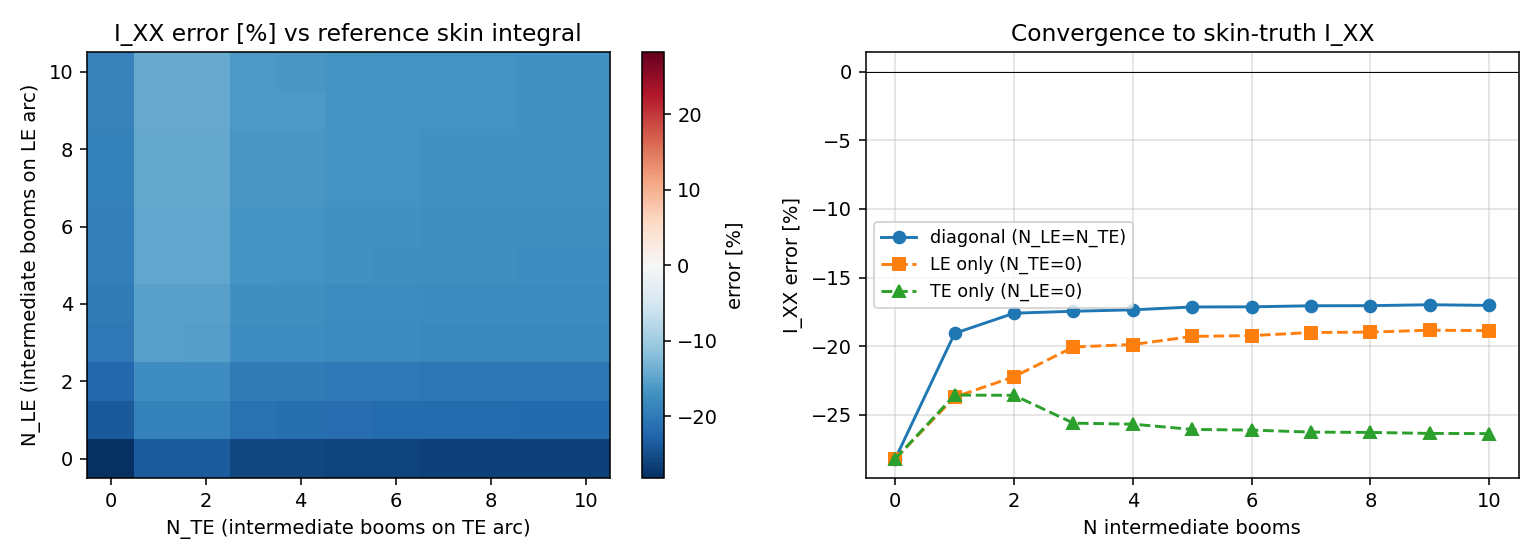

Write the Python code that produced this figure.
'''
================================================================================
CL3O - Composite Lifting Surface Structural Sizing & Optimization.
Boom Convergence Sweep.

Subdivides the leading-edge wrap (seg1: B2 -> LE -> B1) and trailing-edge
wrap (seg3 + seg4: B3 -> P4 -> B4) into N sub-panels, applies Megson
pair-attribution per sub-panel, and tracks I_XX convergence toward the
continuous-skin "ground truth" computed about the pre-idealization centroid.

@ CL3O Authors - MIT License
================================================================================
'''

# ================ PyLib imports ================
import sys
import json
from pathlib import Path

import numpy as np
import matplotlib
matplotlib.use('Agg')
import matplotlib.pyplot as plt

# ================ Pathing ================
_HERE = Path(__file__).resolve().parent
_ROOT = _HERE.parent
_SRC  = _ROOT / 'src'

if str(_SRC) not in sys.path:
    sys.path.insert(0, str(_SRC))

# ================ Default Database Paths ================
_AFL_DIR = _ROOT / 'data' / 'airfoils'
_FIG_OUT = _HERE / 'boom_convergence.png'

# ================ Module imports ================
from geometry.geom_properties import GeomPropCalculator

# ================ Global variables ================
_CHORD     = 300.0
_TWIST     = 0.0
_Y_STA     = 0.0
_XW1       = 60.0  / _CHORD
_XW2       = 210.0 / _CHORD
_E1        = 200_000.0
_E2        =  10_000.0
_G         =   6_000.0
_T_SEG     = np.array([1.8, 1.8, 1.8, 1.8, 1.8, 4.0, 2.0])
_T_FLANGE  = np.array([3.0, 2.5, 3.0, 2.0])
_BF        = np.array([12.0, 10.0, 8.0, 8.0])

_N_RANGE   = list(range(0, 11))   # number of intermediate booms per arc
_AFL_NAME  = 'wortmannfx63137_AirfoilData.json'


# ================================================================================
# Helpers
# ================================================================================

def build_pre_id_calc(afl_filename: str) -> GeomPropCalculator:
    '''Run pipeline up to (but not including) idealization.'''
    with open(_AFL_DIR / afl_filename) as fh:
        raw = json.load(fh)
    afl = {k: np.array(v) for k, v in raw.items()}

    calc = GeomPropCalculator(
        x_upper    = afl['x_upper'],
        y_upper    = afl['y_upper'],
        x_lower    = afl['x_lower'],
        y_lower    = afl['y_lower'],
        x_camber   = afl['x_camber'],
        y_camber   = afl['y_camber'],
        chord      = _CHORD,
        twist  = _TWIST,
        Y_sta      = _Y_STA,
        xw1        = _XW1,
        xw2        = _XW2,
        bf1        = _BF[0], bf2 = _BF[1],
        bf3        = _BF[2], bf4 = _BF[3],
        t_seg      = _T_SEG,
        G_seg      = np.full(7, _G),
        E1_seg     = np.full(7, _E1),
        E2_seg     = np.full(7, _E2),
        t_flange   = _T_FLANGE,
        E1_flange  = np.full(4, _E1),
        G_flange   = np.full(4, _G),
        enable_logging = False,
    )
    calc._scale_airfoil()
    calc._find_spar_intersections()
    calc._segment_T1()
    calc._segment_T2()
    calc._segment_T3()
    calc._compute_segment_properties()
    calc._compute_delta_matrix()
    calc._compute_cell_areas()
    calc._compute_Delta_and_J()
    calc._compute_centroid()
    calc._compute_inertia()
    calc._compute_principal_inertia()
    return calc


def resample_polyline(
    x: np.ndarray, z: np.ndarray, n_nodes: int,
) -> tuple[np.ndarray, np.ndarray, float]:
    '''Resample a polyline at n_nodes uniform arc-length stations.'''
    dx = np.diff(x); dz = np.diff(z)
    ds = np.sqrt(dx**2 + dz**2)
    s  = np.concatenate([[0.0], np.cumsum(ds)])
    L  = float(s[-1])
    s_new = np.linspace(0.0, L, n_nodes)
    return np.interp(s_new, s, x), np.interp(s_new, s, z), L


def megson_pair(
    tL: float,
    sigma_n: float, sigma_m: float,
) -> tuple[float, float]:
    '''Megson pair contribution for a straight panel.'''
    Bn = (tL / 6.0) * (2.0 + sigma_m / sigma_n)
    Bm = (tL / 6.0) * (2.0 + sigma_n / sigma_m)
    return Bn, Bm


# ================================================================================
# Core sweep
# ================================================================================

def _subdivide_arc(
    x: np.ndarray, z: np.ndarray, N: int,
    booms_u: list, booms_w: list, booms_A: list,
    end_n: int, end_m: int,
    Xc: float, Zc: float,
    t: float, sigma,
) -> None:
    '''
    Place N intermediate booms uniformly along the polyline (x, z) between
    the existing booms `end_n` and `end_m`, then apply Megson pair to each
    sub-panel. Mutates the boom lists in-place.
    '''
    x_n, z_n, L = resample_polyline(x, z, N + 2)
    chain = [end_n]
    for k in range(1, N + 1):
        booms_u.append(float(x_n[k] - Xc))
        booms_w.append(float(z_n[k] - Zc))
        booms_A.append(0.0)
        chain.append(len(booms_u) - 1)
    chain.append(end_m)

    tL_sub = t * (L / (N + 1))
    for k in range(N + 1):
        i_n, i_m = chain[k], chain[k + 1]
        s_n = sigma(booms_u[i_n], booms_w[i_n])
        s_m = sigma(booms_u[i_m], booms_w[i_m])
        Bn, Bm = megson_pair(tL_sub, s_n, s_m)
        booms_A[i_n] += Bn
        booms_A[i_m] += Bm


def evaluate(
    N_LE: int, N_TE: int, calc: GeomPropCalculator,
    N_MID: int = 0,
) -> float:
    '''
    Build the idealized boom set with N_LE intermediate booms on the LE
    wrap, N_TE on the TE wrap, and N_MID on each upper/lower mid-skin
    (seg2, seg5). Returns I_XX of the boom-only section computed about
    the pre-idealization centroid.
    '''
    Xc, Zc     = calc.Xc, calc.Zc
    I_ZZ, I_XZ = calc.I_ZZ, calc.I_XZ
    T1         = {s['label']: s for s in calc.T1}

    def sigma(u: float, w: float) -> float:
        return I_ZZ * w - I_XZ * u

    # -------- Original 4 booms + flange areas --------
    B_pos   = np.array([calc.B1, calc.B2, calc.B3, calc.B4])
    booms_u = list(B_pos[:, 0] - Xc)
    booms_w = list(B_pos[:, 1] - Zc)
    booms_A = list(np.asarray(calc.A_flange, dtype=float))

    # -------- LE arc: pin P1 (LE) as a forced node when N_LE >= 1 --------
    seg1 = T1['seg1']
    if N_LE >= 1:
        # split seg1 at its argmin-x (P1 = LE)
        ba = int(np.argmin(seg1['x']))
        x_lower = seg1['x'][:ba + 1];  z_lower = seg1['z'][:ba + 1]   # B2 -> LE
        x_upper = seg1['x'][ba:];      z_upper = seg1['z'][ba:]       # LE -> B1
        # add LE as a forced intermediate boom
        booms_u.append(float(seg1['x'][ba] - Xc))
        booms_w.append(float(seg1['z'][ba] - Zc))
        booms_A.append(0.0)
        i_LE = len(booms_u) - 1
        # split remaining (N_LE - 1) booms across the two halves by length
        L_lo = float(np.sum(np.sqrt(np.diff(x_lower)**2 + np.diff(z_lower)**2)))
        L_up = float(np.sum(np.sqrt(np.diff(x_upper)**2 + np.diff(z_upper)**2)))
        n_extra  = N_LE - 1
        n_lo     = int(round(n_extra * L_lo / (L_lo + L_up)))
        n_up     = n_extra - n_lo
        _subdivide_arc(x_lower, z_lower, n_lo, booms_u, booms_w, booms_A,
                       1, i_LE, Xc, Zc, _T_SEG[0], sigma)
        _subdivide_arc(x_upper, z_upper, n_up, booms_u, booms_w, booms_A,
                       i_LE, 0, Xc, Zc, _T_SEG[0], sigma)
    else:
        _subdivide_arc(seg1['x'], seg1['z'], 0, booms_u, booms_w, booms_A,
                       1, 0, Xc, Zc, _T_SEG[0], sigma)

    # -------- TE arc: pin P4 (TE) as a forced node when N_TE >= 1 --------
    seg3, seg4 = T1['seg3'], T1['seg4']
    L_seg3 = float(np.sum(np.sqrt(np.diff(seg3['x'])**2 + np.diff(seg3['z'])**2)))
    L_seg4 = float(np.sum(np.sqrt(np.diff(seg4['x'])**2 + np.diff(seg4['z'])**2)))
    t_TE_avg = (_T_SEG[2] * L_seg3 + _T_SEG[3] * L_seg4) / (L_seg3 + L_seg4)
    if N_TE >= 1:
        # P4 is the shared endpoint of seg3 and seg4
        x_te_up = seg3['x'];  z_te_up = seg3['z']      # B3 -> P4
        x_te_lo = seg4['x'];  z_te_lo = seg4['z']      # P4 -> B4
        booms_u.append(float(seg3['x'][-1] - Xc))
        booms_w.append(float(seg3['z'][-1] - Zc))
        booms_A.append(0.0)
        i_TE = len(booms_u) - 1
        n_extra = N_TE - 1
        n_up    = int(round(n_extra * L_seg3 / (L_seg3 + L_seg4)))
        n_lo    = n_extra - n_up
        _subdivide_arc(x_te_up, z_te_up, n_up, booms_u, booms_w, booms_A,
                       2, i_TE, Xc, Zc, _T_SEG[2], sigma)
        _subdivide_arc(x_te_lo, z_te_lo, n_lo, booms_u, booms_w, booms_A,
                       i_TE, 3, Xc, Zc, _T_SEG[3], sigma)
    else:
        x_TE = np.concatenate([seg3['x'], seg4['x'][1:]])
        z_TE = np.concatenate([seg3['z'], seg4['z'][1:]])
        _subdivide_arc(x_TE, z_TE, 0, booms_u, booms_w, booms_A,
                       2, 3, Xc, Zc, t_TE_avg, sigma)

    # -------- Upper / lower mid skins (seg2 and seg5) with N_MID --------
    seg2 = T1['seg2']    # B1 -> B3
    _subdivide_arc(seg2['x'], seg2['z'], N_MID, booms_u, booms_w, booms_A,
                   0, 2, Xc, Zc, _T_SEG[1], sigma)
    seg5 = T1['seg5']    # B4 -> B2
    _subdivide_arc(seg5['x'], seg5['z'], N_MID, booms_u, booms_w, booms_A,
                   3, 1, Xc, Zc, _T_SEG[4], sigma)

    # -------- Spar webs (straight panels, no subdivision needed) --------
    for seg_idx, n, m in [(5, 0, 1), (6, 2, 3)]:
        tL  = _T_SEG[seg_idx] * float(calc.s_k[seg_idx])
        s_n = sigma(booms_u[n], booms_w[n])
        s_m = sigma(booms_u[m], booms_w[m])
        Bn, Bm = megson_pair(tL, s_n, s_m)
        booms_A[n] += Bn
        booms_A[m] += Bm

    A = np.asarray(booms_A)
    w = np.asarray(booms_w)
    return float(np.sum(A * w**2))


# ================================================================================
# Module-level usage
# ================================================================================

if __name__ == '__main__':
    calc     = build_pre_id_calc(_AFL_NAME)
    I_XX_pre = float(calc.I_XX)

    # 2-D sweep over (N_LE, N_TE)
    grid = np.zeros((len(_N_RANGE), len(_N_RANGE)))
    for i, n_le in enumerate(_N_RANGE):
        for j, n_te in enumerate(_N_RANGE):
            grid[i, j] = evaluate(n_le, n_te, calc)

    print(f"Airfoil           : {_AFL_NAME}")
    print(f"Pre-id I_XX (truth): {I_XX_pre:>12.0f} mm^4")
    print()
    print("Post-idealization I_XX as a function of (N_LE, N_TE):")
    print()

    header = "  N_LE\\N_TE " + "".join(f"{n:>9d}" for n in _N_RANGE)
    print(header)
    print("-" * len(header))
    for i, n_le in enumerate(_N_RANGE):
        row = f"  {n_le:>8d}  "
        for j in range(len(_N_RANGE)):
            err = (grid[i, j] / I_XX_pre - 1.0) * 100.0
            row += f"{err:>+8.2f} "
        print(row)
    print()
    print("(values are percent error vs pre-id I_XX)")
    print()

    # Diagonal slice for compact reading
    print("Diagonal sweep (N_LE = N_TE = N):")
    print(f"{'N':>4}  {'I_XX':>12}  {'err [%]':>8}")
    for n in _N_RANGE:
        v = evaluate(n, n, calc)
        err = (v / I_XX_pre - 1.0) * 100.0
        print(f"{n:>4}  {v:>12.0f}  {err:>+8.3f}")
    print()

    # Effect of also subdividing the upper/lower mid skins (seg2, seg5)
    print("Adding N_MID intermediate booms on each mid-skin (N_LE=N_TE=N_MID):")
    print(f"{'N':>4}  {'I_XX':>12}  {'err [%]':>8}")
    for n in _N_RANGE:
        v   = evaluate(n, n, calc, N_MID=n)
        err = (v / I_XX_pre - 1.0) * 100.0
        print(f"{n:>4}  {v:>12.0f}  {err:>+8.3f}")
    print()

    # Minimum N along each axis (others fixed at 0) to reach a target error
    def first_below(target_pct: float, knob: str) -> int | None:
        for n in _N_RANGE:
            if knob == 'LE':
                v = evaluate(n, 0, calc, N_MID=0)
            elif knob == 'TE':
                v = evaluate(0, n, calc, N_MID=0)
            elif knob == 'MID':
                v = evaluate(0, 0, calc, N_MID=n)
            else:
                v = evaluate(n, n, calc, N_MID=n)
            if abs(v / I_XX_pre - 1.0) * 100.0 < target_pct:
                return n
        return None

    for tgt in (5.0, 1.0, 0.1):
        print(f"Min N for <{tgt:>4.1f}% err: "
              f"LE-only={first_below(tgt,'LE')}  "
              f"TE-only={first_below(tgt,'TE')}  "
              f"MID-only={first_below(tgt,'MID')}  "
              f"all={first_below(tgt,'ALL')}")

    # -------- Plot --------
    fig, ax = plt.subplots(1, 2, figsize=(11, 4))

    err_grid = (grid / I_XX_pre - 1.0) * 100.0
    im = ax[0].imshow(
        err_grid, origin='lower', cmap='RdBu_r',
        vmin=-max(abs(err_grid.min()), abs(err_grid.max())),
        vmax= max(abs(err_grid.min()), abs(err_grid.max())),
        extent=[_N_RANGE[0]-0.5, _N_RANGE[-1]+0.5,
                _N_RANGE[0]-0.5, _N_RANGE[-1]+0.5],
        aspect='auto',
    )
    ax[0].set_xlabel('N_TE (intermediate booms on TE arc)')
    ax[0].set_ylabel('N_LE (intermediate booms on LE arc)')
    ax[0].set_title('I_XX error [%] vs reference skin integral')
    fig.colorbar(im, ax=ax[0], label='error [%]')

    diag = [(evaluate(n, n, calc) / I_XX_pre - 1.0) * 100.0 for n in _N_RANGE]
    le_only = [(evaluate(n, 0, calc) / I_XX_pre - 1.0) * 100.0 for n in _N_RANGE]
    te_only = [(evaluate(0, n, calc) / I_XX_pre - 1.0) * 100.0 for n in _N_RANGE]
    ax[1].plot(_N_RANGE, diag,    'o-', label='diagonal (N_LE=N_TE)')
    ax[1].plot(_N_RANGE, le_only, 's--', label='LE only (N_TE=0)')
    ax[1].plot(_N_RANGE, te_only, '^--', label='TE only (N_LE=0)')
    ax[1].axhline(0.0, color='k', linewidth=0.5)
    ax[1].set_xlabel('N intermediate booms')
    ax[1].set_ylabel('I_XX error [%]')
    ax[1].set_title('Convergence to skin-truth I_XX')
    ax[1].grid(True, alpha=0.4)
    ax[1].legend(loc='best', fontsize=9)

    plt.tight_layout()
    plt.savefig(_FIG_OUT, dpi=140)
    print(f"\nFigure saved to {_FIG_OUT}")
